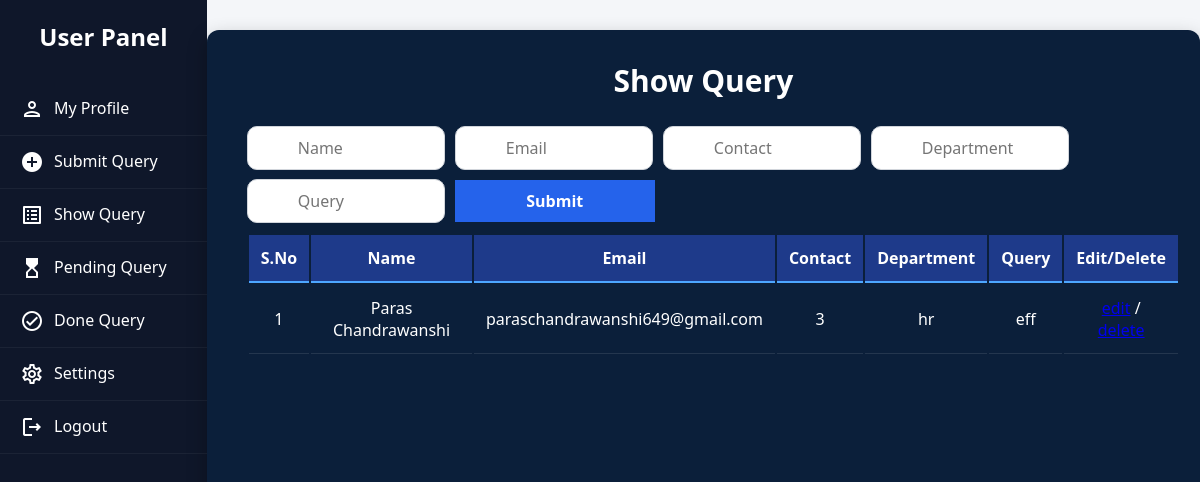
/show_q, run on an earlier commit of the app's database.
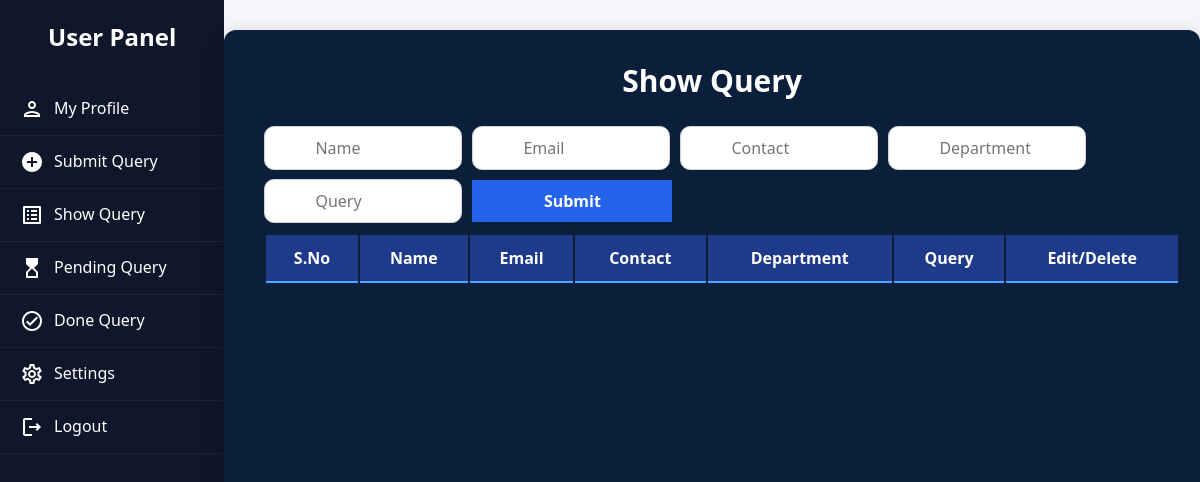
And on a later commit of the database.
### app/models.py (models this page shows)
class submit_que(models.Model):
    n=models.CharField(max_length=50)
    e=models.EmailField(null=True)
    c=models.CharField(max_length=50)
    d=models.CharField(max_length=50)
    q=models.CharField(max_length=100)

### app/views.py (the view)
# urls.py: path('show_q',views.show_q,name='show_q'),
def show_q(req):
    data1=submit_que.objects.all()
    return render (req,'userpanel.html',{'show_q':True,'data1':data1})

### app/templates/userpanel.html (shortened to what the changed rows need)
{% load static %}
{% block content %}
<div class="sidebar">
    <h2>User Panel</h2>
</div>
{% if submit_q %}
        <div class="form-card">
            <h2><u>Query</u></h2>
            <form method="POST">
                {% csrf_token %}
                <div class="form-group">
                    <label>Name :-</label>
                    <input type="text" name="name" required>
                </div>
                <div class="form-group">
                    <label>Email :-</label>
                    <input type="email" name="email" required>
                </div>
                <div class="form-group">
                    <label>Contact :-</label>
                    <input type="number" name="contact" required>
                </div>
                <div class="form-group">
                    <label>Department :-</label>
                    <input type="text" name="dep" required>
                </div>
                <div class="form-group">
                    <label>Query :-</label>
                    <input type="text" name="que" required>
                </div>
                <button type="submit" class="btn-submit">Submit</button>
            </form>
        </div>
{% elif show_q %}
        <div class="form-cardd" style="max-width:100%;">
            <h2>Show Query</h2>
            <table class="tble">
                <thead>
                <form method="post" action="{% url 'search' %}" class="ff">
                        <input type="text" name="name" placeholder="Name" class="inp" >
                        <input type="text" name="email" placeholder="Email" class="inp">
                        <input type="text" name="contact" placeholder="Contact" class="inp">
                        <input type="text" name="dep" placeholder="Department" class="inp" >
                        <input type="text" name="que" placeholder="Query" class="inp">
                        <input type="submit" class="hh">
                </form>
                    <tr>
                        <th>S.No</th>
                        <th>Name</th>
                        <th>Email</th>
                        <th>Contact</th>
                        <th>Department</th>
                        <th>Query</th>
                        <th>Edit/Delete</th>
                    </tr>
                </thead>
                <tbody>
                    {% for i in data1 %}
                    <tr>
                        <td>{{ forloop.counter }}</td>
                        <td>{{ i.n }}</td>
                        <td>{{ i.e }}</td>
                        <td>{{i.c}}</td>
                        <td>{{ i.d }}</td>
                        <td>{{ i.q }}</td>
                        <td><a href="{% url 'edit' pk=i.id %}">edit</a> /
                            <a href="{% url 'delete' pk=i.id %}">delete</a>
                        </td>
                    </tr>
                    {% endfor %}
                </tbody>
            </table>
        </div>
{% endif %}
{% endblock content %}

What changed in the data, as far as the page shows it:
removed submit_que: n "Paras Chandrawanshi", e "paraschandrawanshi649@gmail.com", c "3", d "hr", q "eff"
